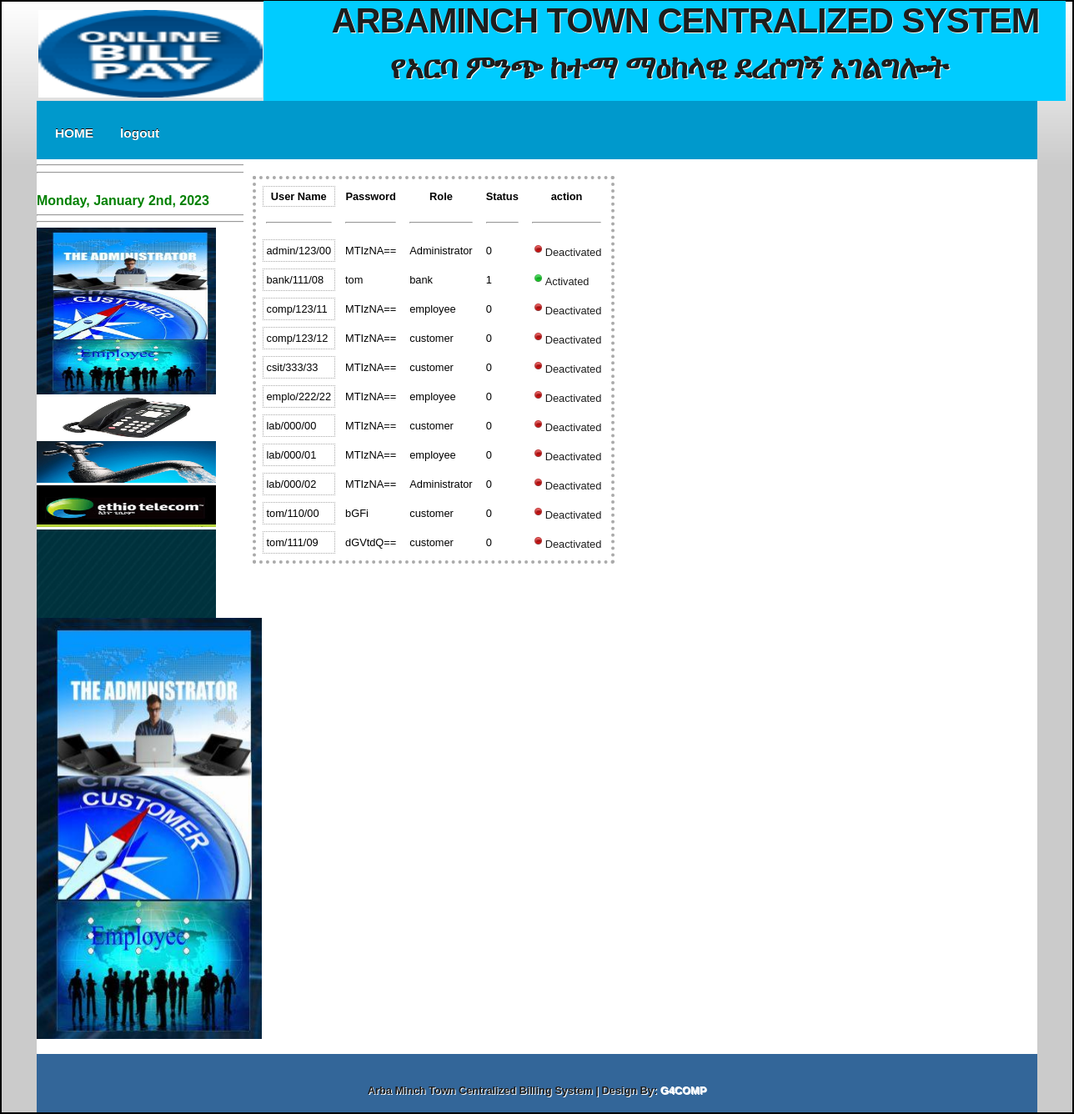
The page /manageacc.php (signed in) on the database its author committed.
### tables this page shows
CREATE TABLE `useraccount` (
  `UserName` varchar(20) NOT NULL,
  `Password` varchar(20) NOT NULL,
  `Role` char(20) NOT NULL,
  `SIDNO` varchar(20) DEFAULT NULL,
  `EIDNO` varchar(20) DEFAULT NULL,
  `Status` int(20) NOT NULL
);

### manageacc.php (the view, shortened to what this page needs)
<!DOCTYPE html PUBLIC "-//W3C//DTD XHTML 1.1//EN" "http://www.w3.org/TR/xhtml11/DTD/xhtml11.dtd">
<html xmlns="http://www.w3.org/1999/xhtml" xml:lang="en">
<head>
  <link rel="stylesheet" type="text/css" href="css/style.css" />
</head>
<body>
  <div id="main">
    <div id="header" style="width: 1197px; height: 109px;">
	<div id="logo" style="width: 269px; height: 99px;">
		<img alt="LOGO" height="105" src="BILL.png" width="269" class="auto-style5" /></div>
	<div id="title" style="left: -564px; top: 1px; height: 120px">
		<h1><strong>ARBAMINCH TOWN CENTRALIZED SYSTEM</strong></h1>
		<h2><strong>የአርባ ምንጭ ከተማ ማዕከላዊ ደረሰግኝ አገልግሎት</strong></h2>
    </div>
</div>
  	<div id="menubar">
     <ul id="menu">
	<li ><a href="admin.php"><font color="white">HOME</font></a></li>
      <li><a href="logout.php"><font color="white">logout</font></a></li>
      </ul>
    </div>
<div id="site_content">
	  <div class="sidebar_container" style="width: 248px">
		<div class="sidebar">
          <div class="sidebar_item">
<body bgcolor=#9494B8>
<hr><hr>
 <font size="3"color ="green">&nbsp; &nbsp; &nbsp; &nbsp; &nbsp; &nbsp; &nbsp; &nbsp; &nbsp; &nbsp; &nbsp; &nbsp; &nbsp; &nbsp; &nbsp; &nbsp; &nbsp; &nbsp; &nbsp; &nbsp; &nbsp; &nbsp; &nbsp; &nbsp; &nbsp; &nbsp; <?php
echo "<b>".date('l\, F jS\, Y ')."</b>";
?></font>
<br>
<hr><hr></body>
			<img width="215" height="200" src="Img/cd.jpg"/>
			<img width="215" height="50"src="Img/tle.jpg">
			<img width="215" height="50"src="Img/wt.jpg">
			<img width="215" height="50"src="Img/11.jpg">
			<img width="215" src="Img/feln-crowd_2.png"/>
          </div>
        </div>
      </div>
	  <div id="content1">
        <div class="content_item">
	      <form action="" method="post">
			<div id="view3">
					<table cellpadding="4" cellspacing="8"  align ="center"   id="table2" >
							<tr>
							<th id="table1"> User Name </th>
							<th> Password </th>
							<th > Role</th>
							<th > Status</th>
							<th> action </th>
							</tr>
						<tr id="table1" >
						<th> <hr> </th>
							<th> <hr></th>
							<th > <hr></th>
							<th> <hr> </th>
							<th > <hr></th>
							</tr>
						<?php
$result = mysql_query("SELECT * FROM useraccount");
while($row = mysql_fetch_array($result))
  {
   $status=$row['Status'];
   $name=$row['UserName'];
   $pas= $row['Password'];
   $ro=$row['Role'];
?>
<tr id="table1">
<td id="table1"><?php echo $name;?></td>
<td><?php echo $pas;?></td>
<td><?php echo $ro;?></td>
<td><?php echo $status;?></td>
<td><?php
						if(($status)=='0')
						{
						?>
 <a href="status.php?status=<?php echo $row['UserName'];?>" onclick='isConfirmlog()'>
 <img src="Img/deactivate.png" id="view" width="16" height="16" alt="" onclick='isConfirmlog()'/>Deactivated </a>
                        <?php
						}
						if(($status)=='1')
						{
						?>
  <a href="status.php?status=<?php echo $row['UserName'];?>" onclick='isConfirmlog()'>
  <img src="Img/activate.png" width="16" id="view" height="16" alt="" onclick='isConfirmlog()'/>Activated</a>
                        <?php
						}
						?>
						</td>
		</tr>
<?php
  }
print( "</table>");
?>
			</form>
		  </div>
	  </div>
   	</div>
	  <div id="tl">
<tr><td><img width="270" height="505"src="Img/empl.jpg"></a></td></tr>
		<center>
</div>
 </div>
	<div id="footer">
    <p><strong>Arba Minch Town Centralized Billing System | Design By:<a href="login.php"><font color="white">  G4COMP</a></strong></p>
   </div>
</body>
</html>

### css/style.css (style rules this page uses)
body { margin-right:50px; margin:auto; padding: 0; font: normal 80% Arial, Helvetica, sans-serif; background: #CBCBCB url(../Img/background.jpg) repeat-x; color: #000; border:2px solid black; }
p { text-align:left-side; padding: 0 0 10px 0; color: #1D1D1D; line-height: 1.7em; font-size: 100% }
img { border: 0; }
h1, h2, h3, h4, h5, h6 { font: normal 175% Arial, Helvetica, sans-serif; color: #1D1D1D; text-shadow: 1px 1px #fff; letter-spacing: -1px; margin: 0 0 10px 0; }
h2 { font: normal 165% Arial, Helvetica, sans-serif; }
#title h1 { font: normal 325% Arial, Helvetica, sans-serif; padding-left:50px; text-align:center; }
#title h2 { font: normal 300% Arial, Helvetica, sans-serif; padding-left:10px; text-align:center; }
a, a:hover { color: #1D1D1D; background: transparent; outline: none; text-decoration: none; }
ul { margin: 2px 0 22px 30px; line-height: 1.7em; font-style: normal; font-size: 80%; }
#main, #header, #banner, #menubar, #site_content, #footer, #content_grey { margin-left: auto; margin-right: auto; }
#main { background: transparent; margin-top:10px; }
#table1 { border-top:4px thin black; margin-left:4.5%; border:1px dotted #aaaaaa; }
#table2 { width:10; border-top:4px thin black; margin-left:1.5%; border:4px dotted #aaaaaa; }
#header { width: 1200px; height: 120px; background: transparent; }
#logo { height:120px; position:left; }
#title { height:120px; position:absolute; margin-left:880px; left: -564px; top: -1px; width: 962px; height: 131px; background-color: #00CCFF; }
#menubar { display: block; width: 1200px; height: 60px; padding-top: 10px; text-align: center; margin: 0 auto; background: #0099CC; background-color: #0099CC; }
ul#menu { padding: 0 0 0 0px; list-style: none; margin: 0 0 0 0; display: inline; }
ul#menu li { padding: 0 0 0 0px; list-style: none; margin: 0 0 0 0; display: inline; }
ul#menu li a { float: left; font: bold 150% Arial, Helvetica, sans-serif; height: 30px; margin: 10px 0 0 20px; text-shadow: 0px -1px 0px #000; padding: 10px 10px 0 2px; background: transparent; border-radius: 7px 7px 7px 7px; -moz-border-radius: 7px 7px 7px 7px; -webkit-border: 7px 7px 7px 7px; text-align: bottom; color: #000000; text-decoration: none; }
#site_content { background:white; width: 1200px; position:left; overflow: hidden; margin: 0 auto; }
.sidebar_container { float: left; margin: 0 0 0 0; width: 705px; height: 500px; padding: 0; background:rad; }
.sidebar { float: left; width: 250px; padding: 0; margin-top: 0px; margin-bottom: 0px; }
.sidebar_item { padding: 0px 0px 0px 0px; background:white; width: 250px; height:400; }
#content1 { width: 705px; height: 550px; margin-bottom: 0px; margin:0px; position:left-side; float: left; background:white; left: 0px; right: 0; margin-top: 0px; }
.content_item { width: 700px; margin-top: 20px; margin-bottom: 20px; }
#footer { width: 1200px; height: 50px; padding-top: 20px; text-align: center; background:#336699; text-shadow: 1px 1px #fff; color: #535353; }
#footer a, #footer a:hover { color: #535353; text-decoration: none; padding-bottom: 20px; }
#footer a, #footer a:hover { color: #535353; text-decoration: none; }

### rows shown on the page
useraccount: UserName "admin/123/00", Password "MTIzNA==", Role "Administrator", Status "0"
useraccount: UserName "bank/111/08", Password "tom", Role "bank", Status "1"
useraccount: UserName "comp/123/11", Password "MTIzNA==", Role "employee", Status "0"
useraccount: UserName "comp/123/12", Password "MTIzNA==", Role "customer", Status "0"
useraccount: UserName "csit/333/33", Password "MTIzNA==", Role "customer", Status "0"
useraccount: UserName "emplo/222/22", Password "MTIzNA==", Role "employee", Status "0"
useraccount: UserName "lab/000/00", Password "MTIzNA==", Role "customer", Status "0"
useraccount: UserName "lab/000/01", Password "MTIzNA==", Role "employee", Status "0"
useraccount: UserName "lab/000/02", Password "MTIzNA==", Role "Administrator", Status "0"
useraccount: UserName "tom/110/00", Password "bGFi", Role "customer", Status "0"
useraccount: UserName "tom/111/09", Password "dGVtdQ==", Role "customer", Status "0"
